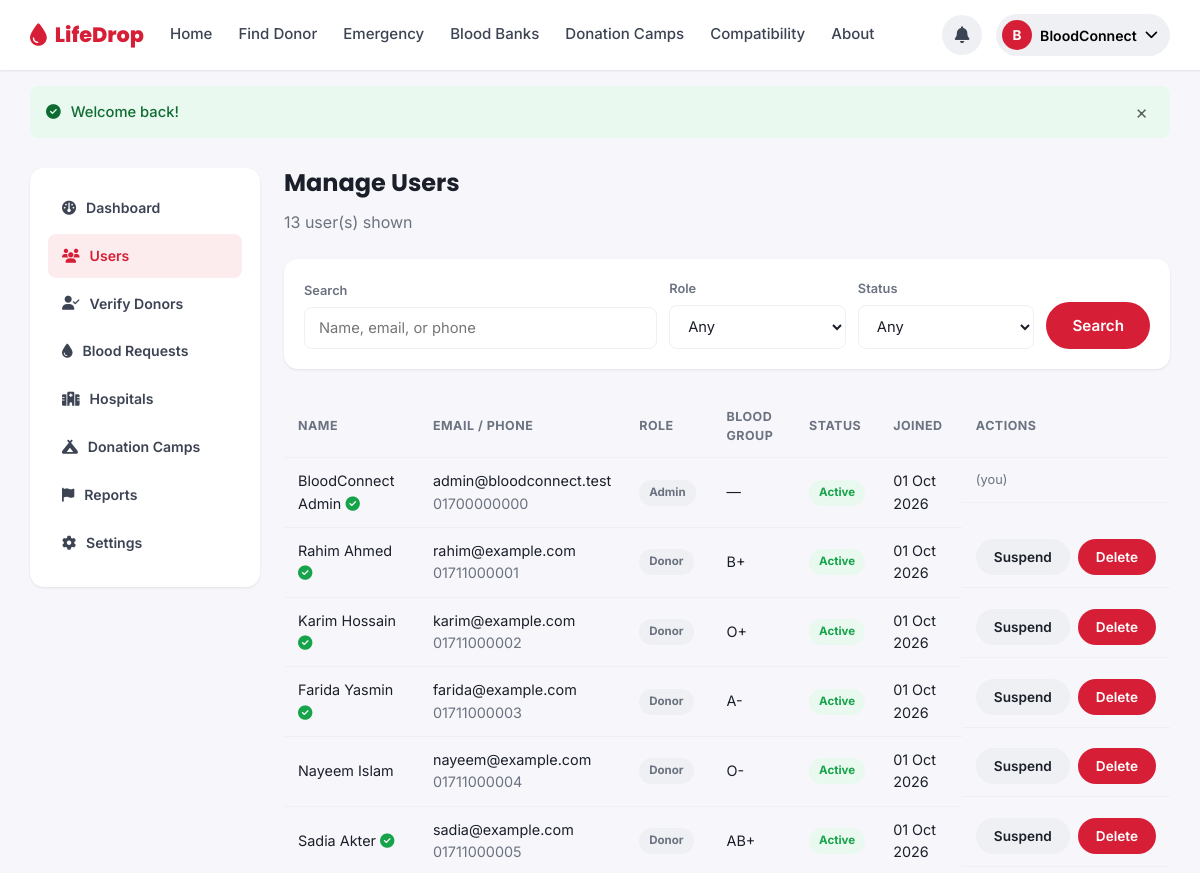
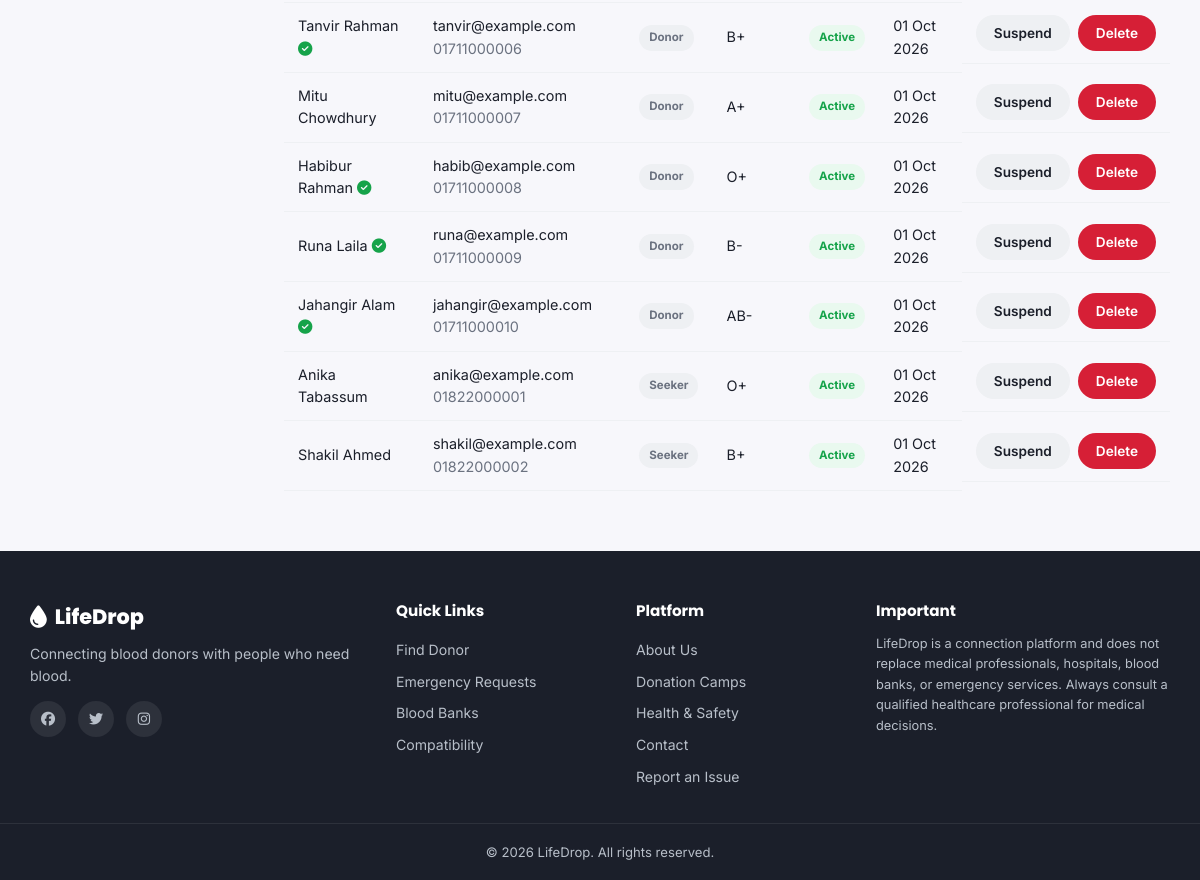
The page /admin/users.php (signed in) on the database its author committed (2 pictures, top to bottom).
### tables this page shows
CREATE TABLE `users` (
  `id` INT UNSIGNED NOT NULL AUTO_INCREMENT,
  `full_name` VARCHAR(120) NOT NULL,
  `email` VARCHAR(150) NOT NULL,
  `phone` VARCHAR(20) NOT NULL,
  `password_hash` VARCHAR(255) NOT NULL,
  `role` ENUM('donor','seeker','both','admin') NOT NULL DEFAULT 'seeker',
  `blood_group` ENUM('A+','A-','B+','B-','AB+','AB-','O+','O-') DEFAULT NULL,
  `division` VARCHAR(50) DEFAULT NULL,
  `district` VARCHAR(50) DEFAULT NULL,
  `area` VARCHAR(80) DEFAULT NULL,
  `gender` ENUM('Male','Female','Other') DEFAULT NULL,
  `date_of_birth` DATE DEFAULT NULL,
  `profile_photo` VARCHAR(255) DEFAULT NULL,
  `last_donation_date` DATE DEFAULT NULL,
  `availability` ENUM('available','maybe','unavailable') NOT NULL DEFAULT 'available',
  `is_verified` TINYINT(1) NOT NULL DEFAULT 0,
  `is_donor_profile` TINYINT(1) NOT NULL DEFAULT 0,
  `status` ENUM('active','suspended') NOT NULL DEFAULT 'active',
  `total_donations` INT UNSIGNED NOT NULL DEFAULT 0,
  `created_at` TIMESTAMP NOT NULL DEFAULT CURRENT_TIMESTAMP,
  `updated_at` TIMESTAMP NOT NULL DEFAULT CURRENT_TIMESTAMP ON UPDATE CURRENT_TIMESTAMP,
  PRIMARY KEY (`id`),
  UNIQUE KEY `uq_email` (`email`),
  UNIQUE KEY `uq_phone` (`phone`),
  KEY `idx_blood_group` (`blood_group`),
  KEY `idx_division_district` (`division`,`district`),
  KEY `idx_availability` (`availability`)
);

### includes/functions.php (called while the page is built, shortened)
<?php
function e($value) {
    return htmlspecialchars($value ?? '', ENT_QUOTES, 'UTF-8');
}
function clean($value) {
    return trim(strip_tags($value ?? ''));
}

### includes/auth.php (called while the page is built, shortened)
<?php
require_once __DIR__ . '/functions.php';
function is_logged_in() {
    return !empty($_SESSION['user_id']);
}
function current_user() {
    static $user = null;
    static $fetched = false;
    if ($fetched) {
        return $user;
    }
    $fetched = true;
    global $pdo;
    $stmt = $pdo->prepare('SELECT * FROM users WHERE id = :id LIMIT 1');
    $stmt->execute([':id' => $_SESSION['user_id']]);
    $user = $stmt->fetch();
    return $user;
}

### admin/users.php (the view, shortened to what this page needs)
<?php
require_once __DIR__ . '/../includes/auth.php';
$admin = current_user();
$search = clean($_GET['q'] ?? '');
$sql = 'SELECT * FROM users WHERE 1=1';
$params = [];
$sql .= ' ORDER BY created_at DESC LIMIT 100';
$stmt = $pdo->prepare($sql);
$stmt->execute($params);
$users = $stmt->fetchAll();
require_once __DIR__ . '/../includes/header.php';
require_once __DIR__ . '/_sidebar.php';
?>
<div class="dash-wrap">
    <div class="dash-main">
        <h1>Manage Users</h1>
        <p class="dash-welcome"><?= count($users) ?> user(s) shown</p>
        <form class="filters-bar" method="get" action="<?= e(SITE_URL) ?>/admin/users.php">
            <div class="filters-grid" style="grid-template-columns:2fr 1fr 1fr auto;">
                <div class="form-group">
                    <label>Search</label>
                    <input type="text" name="q" value="<?= e($search) ?>" placeholder="Name, email, or phone">
                </div>
                <div class="form-group">
                    <label>Role</label>
                    <select name="role">
                        <option value="">Any</option>
                    </select>
                </div>
                <div class="form-group">
                    <label>Status</label>
                    <select name="status">
                        <option value="">Any</option>
                    </select>
                </div>
                <button type="submit" class="btn btn-primary">Search</button>
            </div>
        </form>
        <div class="table-wrap">
            <table class="data-table">
                <thead><tr><th>Name</th><th>Email / Phone</th><th>Role</th><th>Blood Group</th><th>Status</th><th>Joined</th><th>Actions</th></tr></thead>
                <tbody>
                <?php foreach ($users as $u): ?>
                    <tr>
                        <td><?= e($u['full_name']) ?> <?= $u['is_verified'] ? '<i class="fa-solid fa-circle-check" style="color:var(--green-600);" title="Verified"></i>' : '' ?></td>
                        <td><?= e($u['email']) ?><br><span class="text-muted"><?= e($u['phone']) ?></span></td>
                        <td><span class="badge badge-muted"><?= e(ucfirst($u['role'])) ?></span></td>
                        <td><?= e($u['blood_group'] ?? '—') ?></td>
                        <td><span class="badge <?= $u['status'] === 'active' ? 'badge-success' : 'badge-danger' ?>"><?= e(ucfirst($u['status'])) ?></span></td>
                        <td><?= e(date('d M Y', strtotime($u['created_at']))) ?></td>
                        <td class="table-actions">
                            <?php if ($u['id'] !== $admin['id']): ?>
                                <?php if ($u['status'] === 'active'): ?>
                                <form method="post" style="display:inline;" data-confirm="Suspend this user?">
                                    <button type="submit" class="btn btn-light btn-sm">Suspend</button>
                                </form>
                                <?php endif; ?>
                                <form method="post" style="display:inline;" data-confirm="Permanently delete this account? This cannot be undone.">
                                    <button type="submit" class="btn btn-danger btn-sm">Delete</button>
                                </form>
                            <?php else: ?>
                                <span class="text-muted" style="font-size:0.8rem;">(you)</span>
                            <?php endif; ?>
                        </td>
                    </tr>
                <?php endforeach; ?>
                </tbody>
            </table>
        </div>
    </div>
</div>
<?php require_once __DIR__ . '/../includes/footer.php'; ?>

### includes/navbar.php (shortened to what this page needs)
<?php
require_once __DIR__ . '/notifications.php';
$user = current_user();
$currentPage = basename($_SERVER['SCRIPT_NAME']);
function nav_active($page, $current) { return $page === $current ? 'active' : ''; }
?>
<header class="navbar">
    <div class="navbar-inner">
        <a class="brand" href="<?= e(SITE_URL) ?>/index.php">
            <i class="fa-solid fa-droplet"></i>
            <span><?= e(SITE_NAME) ?></span>
        </a>
        <nav class="nav-links" id="navLinks">
            <a href="<?= e(SITE_URL) ?>/index.php" class="<?= nav_active('index.php', $currentPage) ?>">Home</a>
            <a href="<?= e(SITE_URL) ?>/find-donor.php" class="<?= nav_active('find-donor.php', $currentPage) ?>">Find Donor</a>
            <a href="<?= e(SITE_URL) ?>/emergency-requests.php" class="<?= nav_active('emergency-requests.php', $currentPage) ?>">Emergency</a>
            <a href="<?= e(SITE_URL) ?>/blood-banks.php" class="<?= nav_active('blood-banks.php', $currentPage) ?>">Blood Banks</a>
            <a href="<?= e(SITE_URL) ?>/donation-camps.php" class="<?= nav_active('donation-camps.php', $currentPage) ?>">Donation Camps</a>
            <a href="<?= e(SITE_URL) ?>/compatibility.php" class="<?= nav_active('compatibility.php', $currentPage) ?>">Compatibility</a>
            <a href="<?= e(SITE_URL) ?>/about.php" class="<?= nav_active('about.php', $currentPage) ?>">About</a>
        </nav>
        <div class="nav-right">
            <?php if ($user): ?>
                <div class="user-menu">
                    <button class="user-menu-btn" id="userMenuBtn" type="button">
                        <?php if (!empty($user['profile_photo'])): ?>
                            <img src="<?= e(UPLOAD_URL . $user['profile_photo']) ?>" alt="" class="avatar-sm">
                        <?php else: ?>
                            <span class="avatar-sm avatar-fallback"><?= e(mb_substr($user['full_name'], 0, 1)) ?></span>
                        <?php endif; ?>
                        <span class="user-menu-name"><?= e(explode(' ', $user['full_name'])[0]) ?></span>
                        <i class="fa-solid fa-chevron-down"></i>
                    </button>
                </div>
            <?php else: ?>
                <a href="<?= e(SITE_URL) ?>/login.php" class="btn-nav">Login</a>
                <a href="<?= e(SITE_URL) ?>/register.php" class="btn-nav-primary">Register</a>
            <?php endif; ?>
        </div>
    </div>
</header>

### assets/css/style.css (style rules this page uses)
:root { --red-600: #d61f36; --red-700: #b5152a; --red-500: #e63950; --red-50: #fdecee; --red-100: #fbd6da; --yellow-500: #f5b342; --yellow-600: #e8a12b; --ink-900: #1b1f2a; --ink-700: #3c4353; --ink-500: #6b7280; --ink-300: #b8bfc9; --ink-100: #eef0f3; --bg: #f7f7fb; --white: #ffffff; --green-600: #16a34a; --green-50: #e9f9ef; --amber-600: #d97706; --amber-50: #fef6e7; --blue-600: #2563eb; --blue-50: #eaf1fe; --radius-sm: 8px; --radius-md: 14px; --radius-lg: 20px; --shadow-sm: 0 1px 3px rgba(27,31,42,0.06), 0 1px 2px rgba(27,31,42,0.04); --shadow-md: 0 8px 24px rgba(27,31,42,0.08); --shadow-lg: 0 20px 45px rgba(27,31,42,0.12); --font-heading: 'Poppins', sans-serif; --font-body: 'Inter', sans-serif; }
* { box-sizing: border-box; }
html { scroll-behavior: smooth; }
body { margin: 0; font-family: var(--font-body); color: var(--ink-900); background: var(--bg); line-height: 1.55; -webkit-font-smoothing: antialiased; }
h1, h2, h3, h4, h5 { font-family: var(--font-heading); margin: 0 0 0.5em; line-height: 1.25; }
p { margin: 0 0 1em; }
a { color: inherit; text-decoration: none; }
button { font-family: inherit; cursor: pointer; }
.btn { display: inline-flex; align-items: center; justify-content: center; gap: 8px; padding: 12px 24px; border-radius: 999px; font-weight: 600; font-size: 0.95rem; border: 2px solid transparent; cursor: pointer; transition: all .18s ease; white-space: nowrap; }
.btn-primary { background: var(--red-600); color: #fff; }
.btn-light { background: var(--ink-100); color: var(--ink-900); }
.btn-danger { background: var(--red-600); color: #fff; }
.btn-sm { padding: 8px 16px; font-size: 0.85rem; }
.navbar { position: sticky; top: 0; z-index: 100; background: var(--white); box-shadow: var(--shadow-sm); }
.navbar-inner { max-width: 1180px; margin: 0 auto; padding: 14px 20px; display: flex; align-items: center; gap: 24px; }
.brand { display: flex; align-items: center; gap: 8px; font-family: var(--font-heading); font-weight: 800; font-size: 1.3rem; color: var(--red-600); }
.brand i { font-size: 1.4rem; }
.nav-links { display: flex; align-items: center; gap: 22px; flex: 1; }
.nav-links a { font-weight: 500; color: var(--ink-700); font-size: 0.94rem; padding: 6px 2px; border-bottom: 2px solid transparent; transition: color .15s; }
.nav-right { display: flex; align-items: center; gap: 14px; }
.user-menu { position: relative; }
.user-menu-btn { display: flex; align-items: center; gap: 8px; background: var(--ink-100); border: none; padding: 6px 12px 6px 6px; border-radius: 999px; }
.avatar-sm { width: 30px; height: 30px; border-radius: 50%; object-fit: cover; }
.avatar-fallback { background: var(--red-600); color: #fff; display: flex; align-items: center; justify-content: center; font-weight: 700; font-size: 0.85rem; }
.user-menu-name { font-weight: 600; font-size: 0.88rem; }
.form-group { display: flex; flex-direction: column; gap: 6px; }
.form-group label { font-size: 0.8rem; font-weight: 600; color: var(--ink-500); }
select, input[type="text"], input[type="email"], input[type="tel"], input[type="password"], input[type="date"], input[type="time"], input[type="number"], textarea { padding: 11px 14px; border: 1.5px solid var(--ink-100); border-radius: var(--radius-sm); font-size: 0.92rem; font-family: inherit; background: #fff; color: var(--ink-900); width: 100%; }
.badge { display: inline-flex; align-items: center; gap: 5px; padding: 4px 10px; border-radius: 999px; font-size: 0.72rem; font-weight: 700; }
.badge-success { background: var(--green-50); color: var(--green-600); }
.badge-muted { background: var(--ink-100); color: var(--ink-500); }
.dash-wrap { max-width: 1180px; margin: 30px auto; padding: 0 20px; display: grid; grid-template-columns: 230px 1fr; gap: 24px; }
.dash-main h1 { font-size: 1.5rem; }
.dash-welcome { color: var(--ink-500); margin-bottom: 24px; }
.table-wrap { overflow-x: auto; }
table.data-table { width: 100%; border-collapse: collapse; font-size: 0.9rem; }
.data-table th, .data-table td { padding: 12px 14px; text-align: left; border-bottom: 1px solid var(--ink-100); }
.data-table th { color: var(--ink-500); font-size: 0.78rem; text-transform: uppercase; letter-spacing: 0.04em; }
.table-actions { display: flex; gap: 8px; }
.filters-bar { background: #fff; border-radius: var(--radius-md); box-shadow: var(--shadow-sm); padding: 20px; margin-bottom: 26px; }
.filters-grid { display: grid; grid-template-columns: repeat(5, 1fr); gap: 12px; align-items: end; }
.text-muted { color: var(--ink-500); }

### rows shown on the page
users: full_name "B", full_name "BloodConnect", full_name "BloodConnect Admin", is_verified 1 (drawn), email "admin@bloodconnect.test", phone "01700000000", role "Admin", blood_group "—", status "Active", created_at "01 Oct 2026", shows "(you)"
users: full_name "Rahim Ahmed", is_verified 1 (drawn), email "rahim@example.com", phone "01711000001", role "Donor", blood_group "B+", status "Active", created_at "01 Oct 2026"
users: full_name "Karim Hossain", is_verified 1 (drawn), email "karim@example.com", phone "01711000002", role "Donor", blood_group "O+", status "Active", created_at "01 Oct 2026"
users: full_name "Farida Yasmin", is_verified 1 (drawn), email "farida@example.com", phone "01711000003", role "Donor", blood_group "A-", status "Active", created_at "01 Oct 2026"
users: full_name "Nayeem Islam", email "nayeem@example.com", phone "01711000004", role "Donor", blood_group "O-", status "Active", created_at "01 Oct 2026"
users: full_name "Sadia Akter", is_verified 1 (drawn), email "sadia@example.com", phone "01711000005", role "Donor", blood_group "AB+", status "Active", created_at "01 Oct 2026"
users: full_name "Tanvir Rahman", is_verified 1 (drawn), email "tanvir@example.com", phone "01711000006", role "Donor", blood_group "B+", status "Active", created_at "01 Oct 2026"
users: full_name "Mitu Chowdhury", email "mitu@example.com", phone "01711000007", role "Donor", blood_group "A+", status "Active", created_at "01 Oct 2026"
users: full_name "Habibur Rahman", is_verified 1 (drawn), email "habib@example.com", phone "01711000008", role "Donor", blood_group "O+", status "Active", created_at "01 Oct 2026"
users: full_name "Runa Laila", is_verified 1 (drawn), email "runa@example.com", phone "01711000009", role "Donor", blood_group "B-", status "Active", created_at "01 Oct 2026"
users: full_name "Jahangir Alam", is_verified 1 (drawn), email "jahangir@example.com", phone "01711000010", role "Donor", blood_group "AB-", status "Active", created_at "01 Oct 2026"
users: full_name "Anika Tabassum", email "anika@example.com", phone "01822000001", role "Seeker", blood_group "O+", status "Active", created_at "01 Oct 2026"
users: full_name "Shakil Ahmed", email "shakil@example.com", phone "01822000002", role "Seeker", blood_group "B+", status "Active", created_at "01 Oct 2026"

### other values the page prints
SITE_NAME "LifeDrop"
$fm['message'] "Welcome back!"
$label "Dashboard"
$label "Users"
$label "Verify Donors"
$label "Blood Requests"
$label "Hospitals"
$label "Donation Camps"
$label "Reports"
$label "Settings"
count($users) "13"
